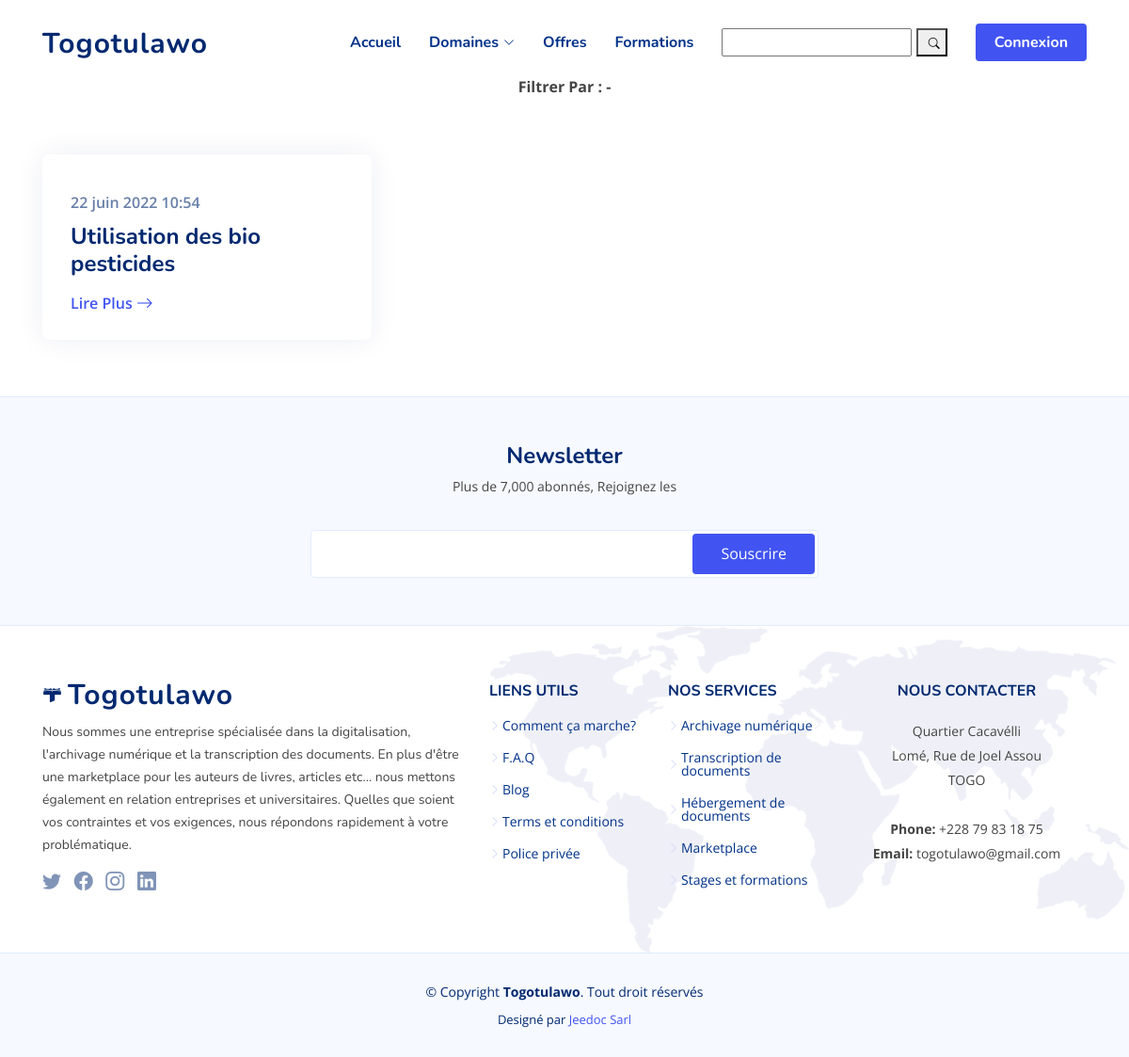
Page /problematique/finance on the committed database.
### entreprise/models.py (models this page shows, shortened)
class Problematique(models.Model):
    entreprise = models.ForeignKey(Entreprise, on_delete=models.CASCADE)
    titre = models.CharField(max_length=300)
    domaine = models.ForeignKey(Categorie, null=True, on_delete=models.SET_NULL)
    description = FroalaField()
    slug = models.SlugField(max_length=300, unique=True)
    profil_rechercher = FroalaField()
    duree_recherche = models.IntegerField()
    is_draft = models.BooleanField(default=True)
    active = models.BooleanField(default=False)
    publish_date = models.DateTimeField(auto_now_add=True)

### main/views/articles.py (the view)
# urls.py: path('problematique/<str:slug>', problematique, name = 'problematique'),
def problematique(request, slug):
    categorie = Categorie.objects.get(slug=slug)
    problematique = Problematique.objects.filter(domaine=categorie)
    context = {
        "probs" : problematique,
        "categorie" : categorie,
    }
    return render(request, template_name="prob_categorie.html", context=context)

### main/templates/prob_categorie.html (shortened to what this page needs)
{% extends 'main_base.html' %}
{% load article_custom_tags %}
{% load humanize %}
{% block content %}
<section id="recent-blog-posts" class="recent-blog-posts">
    <div class="container" data-aos="fade-up">
      <header class="section-header">
        <div class="card-body">
            <b>Filtrer Par : - </b>
        </div>
      </header>
      <div class="row">
        {% for prob in probs %}
        <div class="col-lg-4">
          <div class="post-box">
            <div class="post-img"><img src="{% if prob.couverture %} {{prob.couverture.url}} {% endif %}" class="img-fluid" alt=""></div>
            <span class="post-date">{{prob.publish_date}}</span>
            <h3 class="post-title">{{prob.titre}}</h3>
            <a href="/offer_detail/{{prob.slug}}" class="readmore stretched-link mt-auto"><span>Lire Plus</span><i class="bi bi-arrow-right"></i></a>
          </div>
        </div>
        {% endfor %}
      </div>
    </div>
  </section>
{% endblock %}

### static/main/assets/css/style.css (style rules this page uses)
:root { scroll-behavior: smooth; }
body { font-family: "Open Sans", sans-serif; color: #444444; }
a { color: #4154f1; text-decoration: none; }
h1, h2, h3, h4, h5, h6 { font-family: "Nunito", sans-serif; }
section { padding: 60px 0; overflow: hidden; }
.section-header { text-align: center; padding-bottom: 40px; }
.recent-blog-posts .post-box { box-shadow: 0px 0 30px rgba(1, 41, 112, 0.08); transition: 0.3s; height: 100%; overflow: hidden; padding: 30px; border-radius: 8px; position: relative; display: flex; flex-direction: column; }
.recent-blog-posts .post-box .post-img { overflow: hidden; margin: -30px -30px 15px -30px; position: relative; }
.recent-blog-posts .post-box .post-date { font-size: 16px; font-weight: 600; color: rgba(1, 41, 112, 0.6); display: block; margin-bottom: 10px; }
.recent-blog-posts .post-box .post-title { font-size: 24px; color: #012970; font-weight: 700; margin-bottom: 18px; position: relative; transition: 0.3s; }
.recent-blog-posts .post-box .readmore { display: flex; align-items: center; font-weight: 600; line-height: 1; transition: 0.3s; }
.recent-blog-posts .post-box .readmore i { line-height: 0; margin-left: 4px; font-size: 18px; }

### rows in the picture
Problematique: publish_date "22 juin 2022 10:54", titre "Utilisation des bio pesticides"
